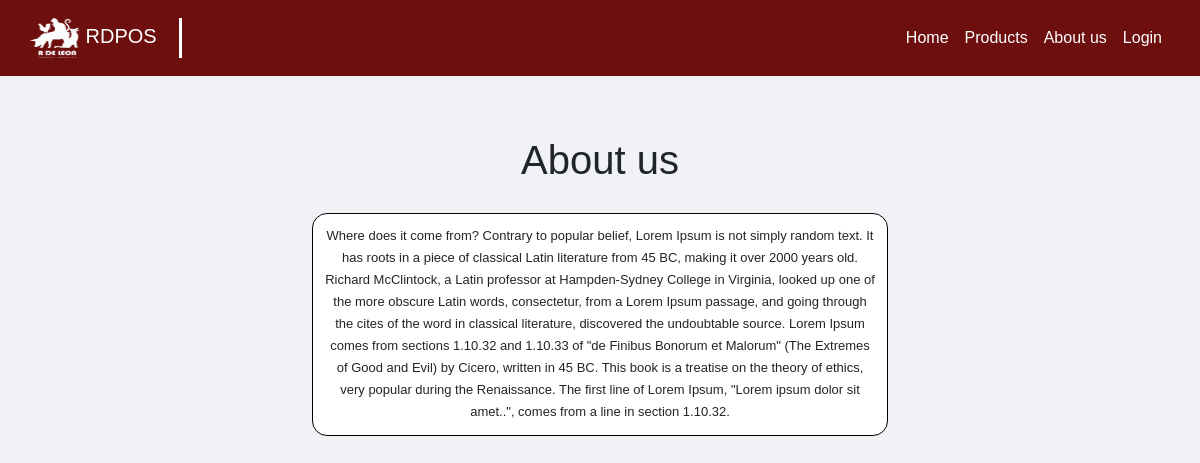
The page /Main/about.php on the database its author committed.
### tables this page shows
CREATE TABLE `maintinance` (
  `system_id` int(11) NOT NULL,
  `system_name` varchar(255) NOT NULL,
  `system_banner` varchar(255) NOT NULL,
  `system_logo` varchar(255) NOT NULL,
  `system_content` varchar(255) NOT NULL,
  `system_address` varchar(255) NOT NULL,
  `system_contact` varchar(255) NOT NULL,
  `system_tax` float NOT NULL,
  `system_shipfee` double NOT NULL
);

### customer/backend/back_navbar.php (called while the page is built, shortened)
<?php
include ("../administrator/connection.php");
$get_record = mysqli_query ($connections,"SELECT * FROM maintinance");
$row = mysqli_fetch_assoc($get_record);
$db_system_name = $row ["system_name"];
$db_system_logo = $row ["system_logo"];
?>

### Main/about.php (the view, shortened to what this page needs)
<?php
include("../customer/backend/back_navbar.php");
include "navbar.php";
?>
<!DOCTYPE html>
<html>
<head>
     <link rel="stylesheet" href="https://cdnjs.cloudflare.com/ajax/libs/font-awesome/6.1.1/css/all.min.css" />
    <link rel="stylesheet" href="https://cdn.jsdelivr.net/npm/bootstrap@5.1.3/dist/css/bootstrap.min.css">
	<link rel="stylesheet" href="css/style.css">
    <link rel="stylesheet" href="css/cart.css">
</head>
<body>
  <div class="container big-card">
	<h1>About us</h1>
	<p class="text-center where">Where does it come from?
		Contrary to popular belief, Lorem Ipsum is not simply random text. It has roots in a piece of classical Latin literature from 45 BC, making it over 2000 years old. Richard McClintock, a Latin professor at Hampden-Sydney College in Virginia, looked up one of the more obscure Latin words, consectetur, from a Lorem Ipsum passage, and going through the cites of the word in classical literature, discovered the undoubtable source. Lorem Ipsum comes from sections 1.10.32 and 1.10.33 of "de Finibus Bonorum et Malorum" (The Extremes of Good and Evil) by Cicero, written in 45 BC. This book is a treatise on the theory of ethics, very popular during the Renaissance. The first line of Lorem Ipsum, "Lorem ipsum dolor sit amet..", comes from a line in section 1.10.32.</p>
  </div>
</body>
</html>

### Main/navbar.php (shortened to what this page needs)
<!DOCTYPE html>
<html lang="en">
<link rel="stylesheet" href="../css/style.css">
      <link rel="stylesheet" type="text/css" href="css/style.css">
      <link rel="stylesheet" href="https://netdna.bootstrapcdn.com/font-awesome/4.0.3/css/font-awesome.css">
      <link rel="stylesheet" href="https://cdnjs.cloudflare.com/ajax/libs/fancybox/2.1.5/jquery.fancybox.min.css" media="screen">
    <link rel="stylesheet" href="https://netdna.bootstrapcdn.com/font-awesome/4.0.3/css/font-awesome.css">
    <link rel="stylesheet" href="https://cdnjs.cloudflare.com/ajax/libs/font-awesome/6.1.1/css/all.min.css" />
	 <link href="https://cdn.jsdelivr.net/npm/bootstrap@5.0.2/dist/css/bootstrap.min.css" rel="stylesheet">
	<link rel="stylesheet" href="css/style.css">
    <link rel="stylesheet" href="css/cart.css">
	<link rel="stylesheet" href="css/products.css">
<nav class="navbar navbar-expand-lg navbar-dark" style="background-color:#6D0F0F;">
    <div class="container-fluid">
        <div class="collapse navbar-collapse" id="navbarTogglerDemo01">
            <a class="navbar-brand" href="index.php">
                <img src="../upload_system/<?php echo $db_system_logo ?>" alt="" width="50" height="40">
                <?php echo $db_system_name ?>
            </a>
            <ul class="navbar-nav ms-auto mb-2 mb-lg-0">
                <li class="nav-item">
                    <a class="nav-link <?php echo ($currentPage === 'index.php') ? 'active' : ''; ?>" aria-current="page" href="index.php">Home</a>
                </li>
                <li class="nav-item">
                    <a class="nav-link <?php echo ($currentPage === 'products.php') ? 'active' : ''; ?>" aria-current="page" href="products.php">Products</a>
                </li>
                <li class="nav-item">
                    <a class="nav-link <?php echo ($currentPage === 'about.php') ? 'active' : ''; ?>" aria-current="page" href="about.php">About us</a>
                </li>
                <li class="nav-item">
                    <a class="nav-link" href="login.php">Login</a>
                </li>
            </ul>
        </div>
    </div>
</nav>

### css/style.css (style rules this page uses)
* { -webkit-box-sizing: border-box; -moz-box-sizing: border-box; box-sizing: border-box; }
body { font-family: "Poppins-Regular"; color: #333; font-size: 13px; margin: 0; }
p, h1, h2, h3, h4, h5, h6, ul { margin: 0; }
img { max-width: 100%; }
ul { padding-left: 0; margin-bottom: 0; }

### Main/css/style.css (style rules this page uses)
body { background-color: #f1f2f6; font-family:'Trebuchet MS', 'Lucida Sans Unicode', 'Lucida Grande', 'Lucida Sans', Arial, sans-serif; }
.navbar-brand { padding: 0; margin: 0; }
.navbar { background-color: #dd3434e8; padding: 1.5%; }
.nav-item a,.navbar-brand { color: #fff!important; }
.navbar-brand { border-right: solid 3px #fff; padding-right: 2%; margin-right: 2%; }
.big-card { margin-top: 5%; width: 50%; }
.big-card h1 { text-align: center; font-weight: lighter; }
.big-card p { margin-top: 3%; border: 1px solid black; padding: 2%; font-size: small; font-weight: lighter; border-radius: 15px; background-color: #fff; }

### Main/css/cart.css (style rules this page uses)
* { margin: 0; padding: 0; text-decoration: none; list-style: none; box-sizing: border-box; }
body { line-height: 22px; }

### Main/css/products.css (style rules this page uses)
.container h1 { margin: 5%; font-weight: lighter; text-align: center; }

### rows shown on the page
maintinance: system_logo (picture), system_name "RDPOS"
